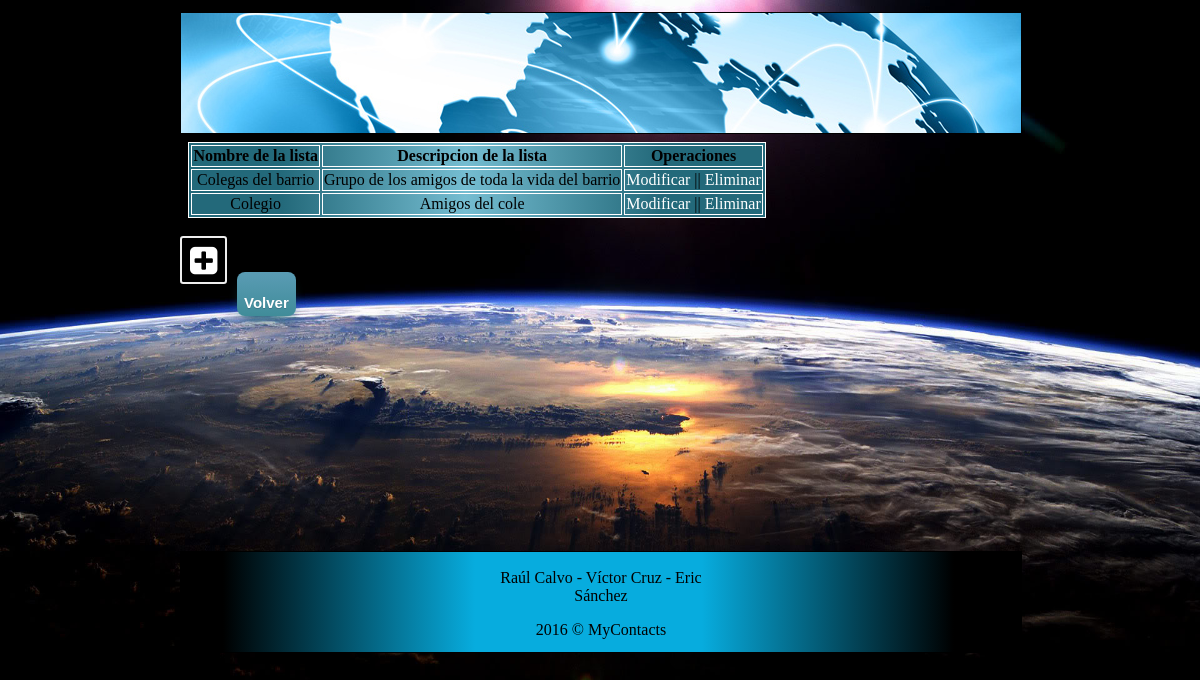
The app's page /gestionarlistas.php (signed in) with its own data.
### tables this page shows
CREATE TABLE IF NOT EXISTS `lista` (
`id_lista` int(11) NOT NULL,
  `id_usuario` int(11) DEFAULT NULL,
  `nombre_lista` varchar(30) DEFAULT NULL,
  `descripcion_lista` text
);

### gestionarlistas.php (the view, shortened to what this page needs)
<!DOCTYPE html>
<html>
	<head>
	    <link rel="stylesheet" href="https://maxcdn.bootstrapcdn.com/font-awesome/4.4.0/css/font-awesome.min.css">
	    <link rel="stylesheet" type="text/css" href="style.css">
	</head>
	<body>
		<header></header>
		<section id="contenido">
		<?php
			$con = mysqli_connect('localhost','root','DAW22015','bd_mycontacts');
			$sql = "SELECT * FROM lista, usuario WHERE `lista`.`id_usuario` = '$_SESSION[id]' AND `usuario`.`mail_usuario` = '$_SESSION[mail]'";
			$datos = mysqli_query($con, $sql);
			?>
			<table>
				<tr>
					<th>Nombre de la lista</th>
					<th>Descripcion de la lista</th>
					<th>Operaciones</th>
				</tr>
				<?php
				while ($prod = mysqli_fetch_array($datos)){
					echo "<td>$prod[nombre_lista]";
					echo "</td><td>$prod[descripcion_lista]</td><td>";
					echo "<a href='modificarLista.php?id_lista=$prod[id_lista]'>Modificar</a>";
					echo " || <a href='eliminarLista.php?id_lista=$prod[id_lista]'>Eliminar</i></a>";
					echo "</td></tr>";
				}
				?>
			</table>
			<br>
			<a href="insertLista.php"><i class='fa fa-plus-square fa-2x fa-pull-left fa-border'></i></a>
		<br/><br/>
		<article class="myButton1">
			<br>
			<a href="principal.php">Volver</a>
		</article>
		</section>
		<footer id="piepagina">
      <p id="componentes">Raúl Calvo - Víctor Cruz - Eric Sánchez</p>
      <p id="copyright">2016 &copy; MyContacts</p>
    </footer>
	</body>
</html>

### style.css (style rules this page uses)
body { margin: 1% 15% 0 15%; background: url("./imagenes/fondotierra.jpg") no-repeat center center fixed; background-size: 100% 100%; -moz-background-size: 100% 100%; -webkit-background-size: 100% 100%; -o-background-size: 100% 100%; }
header { border: 1px black solid; background-image: url("imagenes/header.png"); width: 100%; height: 120px; }
.myButton1 { -moz-box-shadow: 0px 10px 14px -7px #276873; -webkit-box-shadow: 0px 10px 14px -7px #276873; box-shadow: 0px 10px 14px -7px #276873; background:-webkit-gradient(linear, left top, left bottom, color-stop(0.05, #599bb3), color-stop(1, #408c99)); background:-moz-linear-gradient(top, #599bb3 5%, #408c99 100%); background:-webkit-linear-gradient(top, #599bb3 5%, #408c99 100%); background:-o-linear-gradient(top, #599bb3 5%, #408c99 100%); background:-ms-linear-gradient(top, #599bb3 5%, #408c99 100%); background:linear-gradient(to bottom, #599bb3 5%, #408c99 100%); filter:progid:DXImageTransform.Microsoft.gradient(startColorstr='#599bb3', endColorstr='#408c99',GradientType=0); background-color:#599bb3; -moz-border-radius:8px; -webkit-border-radius:8px; border-radius:8px; cursor:pointer; color:#ffffff; font-family:Arial; font-size:15px; font-weight:bold; padding:5px 7px; text-decoration: none; text-shadow:0px 1px 0px #3d768a; float: left; margin-right: 15px; }
.myButton1 a { position:relative; text-decoration: none; color: black; }
#contenido { width: 100%; height: 400px; margin: 1% 0 0 0; }
#contenido a { text-decoration: none; color: white; }
#piepagina { width: 100%; height: 100px; margin: 1% 0 1% 0; border: 1px black solid; background: rgba(0,0,0,1); background: -moz-linear-gradient(left, rgba(0,0,0,1) 0%, rgba(0,0,0,1) 5%, rgba(7,172,222,1) 35%, rgba(7,172,222,1) 46%, rgba(7,172,222,1) 62%, rgba(0,0,0,1) 92%, rgba(0,0,0,1) 100%); background: -webkit-gradient(left top, right top, color-stop(0%, rgba(0,0,0,1)), color-stop(5%, rgba(0,0,0,1)), color-stop(35%, rgba(7,172,222,1)), color-stop(46%, rgba(7,172,222,1)), color-stop(62%, rgba(7,172,222,1)), color-stop(92%, rgba(0,0,0,1)), color-stop(100%, rgba(0,0,0,1))); background: -webkit-linear-gradient(left, rgba(0,0,0,1) 0%, rgba(0,0,0,1) 5%, rgba(7,172,222,1) 35%, rgba(7,172,222,1) 46%, rgba(7,172,222,1) 62%, rgba(0,0,0,1) 92%, rgba(0,0,0,1) 100%); background: -o-linear-gradient(left, rgba(0,0,0,1) 0%, rgba(0,0,0,1) 5%, rgba(7,172,222,1) 35%, rgba(7,172,222,1) 46%, rgba(7,172,222,1) 62%, rgba(0,0,0,1) 92%, rgba(0,0,0,1) 100%); background: -ms-linear-gradient(left, rgba(0,0,0,1) 0%, rgba(0,0,0,1) 5%, rgba(7,172,222,1) 35%, rgba(7,172,222,1) 46%, rgba(7,172,222,1) 62%, rgba(0,0,0,1) 92%, rgba(0,0,0,1) 100%); background: linear-gradient(to right, rgba(0,0,0,1) 0%, rgba(0,0,0,1) 5%, rgba(7,172,222,1) 35%, rgba(7,172,222,1) 46%, rgba(7,172,222,1) 62%, rgba(0,0,0,1) 92%, rgba(0,0,0,1) 100%); filter: progid:DXImageTransform.Microsoft.gradient( startColorstr='#000000', endColorstr='#000000', GradientType=1 ); }
#componentes { margin: 2% 35% 0 35%; text-align: center; }
#copyright { margin: 2% 42% 0 42%; text-align: center; }
table { border:1px white solid; margin: 1% 15% 0 1%; color: black; text-align: center; background: rgba(35,105,122,1); background: -moz-linear-gradient(left, rgba(35,105,122,1) 0%, rgba(35,105,122,1) 16%, rgba(117,189,209,1) 48%, rgba(35,105,122,1) 82%, rgba(35,105,122,1) 100%); background: -webkit-gradient(left top, right top, color-stop(0%, rgba(35,105,122,1)), color-stop(16%, rgba(35,105,122,1)), color-stop(48%, rgba(117,189,209,1)), color-stop(82%, rgba(35,105,122,1)), color-stop(100%, rgba(35,105,122,1))); background: -webkit-linear-gradient(left, rgba(35,105,122,1) 0%, rgba(35,105,122,1) 16%, rgba(117,189,209,1) 48%, rgba(35,105,122,1) 82%, rgba(35,105,122,1) 100%); background: -o-linear-gradient(left, rgba(35,105,122,1) 0%, rgba(35,105,122,1) 16%, rgba(117,189,209,1) 48%, rgba(35,105,122,1) 82%, rgba(35,105,122,1) 100%); background: -ms-linear-gradient(left, rgba(35,105,122,1) 0%, rgba(35,105,122,1) 16%, rgba(117,189,209,1) 48%, rgba(35,105,122,1) 82%, rgba(35,105,122,1) 100%); background: linear-gradient(to right, rgba(35,105,122,1) 0%, rgba(35,105,122,1) 16%, rgba(117,189,209,1) 48%, rgba(35,105,122,1) 82%, rgba(35,105,122,1) 100%); filter: progid:DXImageTransform.Microsoft.gradient( startColorstr='#23697a', endColorstr='#23697a', GradientType=1 ); }
tr,th,td { border: 1px white solid; }

### gestionarlistas.php (style rules this page uses)
a { color: blue; }

### records on screen
lista: nombre_lista "Colegas del barrio", descripcion_lista "Grupo de los amigos de toda la vida del barrio"
lista: nombre_lista "Colegio", descripcion_lista "Amigos del cole"
